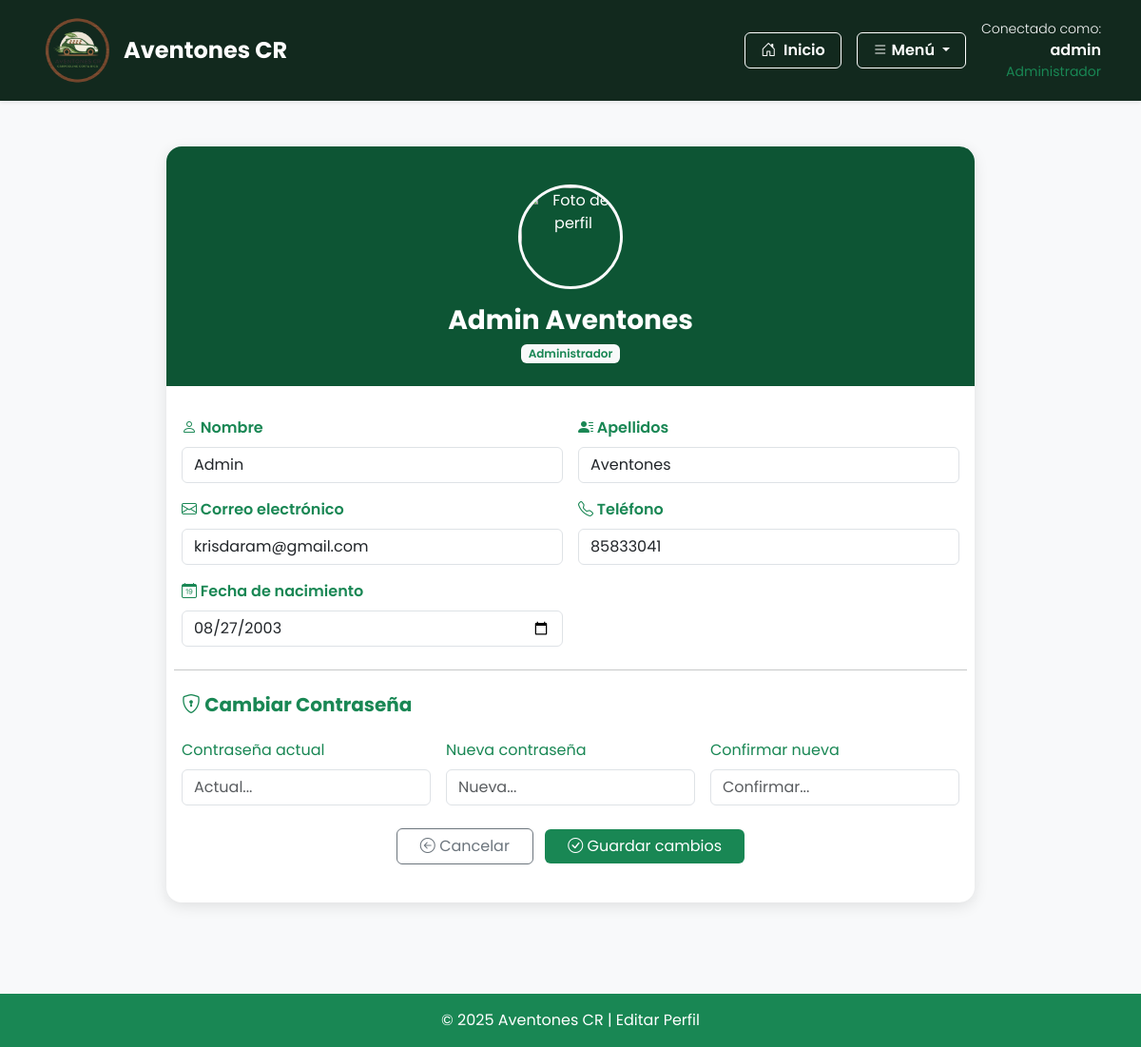
The app's page /edit_miPerfil.php (signed in) with its own data.
### tables this page shows
CREATE TABLE Usuarios (
  idUsuario INT AUTO_INCREMENT PRIMARY KEY,
  nombreUsuario VARCHAR(50) NOT NULL UNIQUE,
  contrasena VARCHAR(255) NOT NULL,       
  nombre VARCHAR(100) NOT NULL,
  apellidos VARCHAR(100) NOT NULL,
  cedula VARCHAR(30) NOT NULL UNIQUE,
  fechaNacimiento DATE NOT NULL,
  correo VARCHAR(100) NOT NULL UNIQUE,
  telefono VARCHAR(20) NOT NULL,
  fotografia VARCHAR(255) NULL,
  rol ENUM('pasajero', 'chofer', 'administrador') NOT NULL DEFAULT 'pasajero',
  fechaRegistro TIMESTAMP DEFAULT CURRENT_TIMESTAMP
);

### public/edit_miPerfil.php (the view, shortened to what this page needs)
<?php
include('includes/navbar.php');
require_once '../config/database.php';
$idUsuario = $_SESSION['user_id'];
$stmt = $pdo->prepare("SELECT * FROM usuarios WHERE idUsuario = ?");
$stmt->execute([$idUsuario]);
$usuario = $stmt->fetch(PDO::FETCH_ASSOC);
?>
<!DOCTYPE html>
<html lang="es">
<head>
  <link href="https://cdn.jsdelivr.net/npm/bootstrap@5.3.3/dist/css/bootstrap.min.css" rel="stylesheet">
  <link href="https://cdn.jsdelivr.net/npm/bootstrap-icons@1.11.1/font/bootstrap-icons.css" rel="stylesheet">
  <link rel="stylesheet" href="../css/miPerfil.css">
</head>
<body>
  <div class="container py-5">
    <div class="card mx-auto" style="max-width: 850px;">
      <div class="profile-header">
        <img src="<?= !empty($usuario['fotografia'])
                      ? 'uploads/perfiles/' . htmlspecialchars($usuario['fotografia'])
                      : 'images/avatar_default.png' ?>"
             alt="Foto de perfil" class="rounded-circle border border-3 border-light" width="110" height="110">
        <h3 class="mt-3"><?= htmlspecialchars($usuario['nombre'] . ' ' . $usuario['apellidos']) ?></h3>
        <span class="badge bg-light text-success fw-semibold"><?= ucfirst($usuario['rol']) ?></span>
      </div>
      <div class="profile-body px-3 pb-4">
        <form method="POST" class="row g-3">
          <div class="col-md-6">
            <label class="form-label fw-semibold text-success"><i class="bi bi-person"></i> Nombre</label>
            <input type="text" name="nombre" class="form-control" value="<?= htmlspecialchars($usuario['nombre']) ?>" required>
          </div>
          <div class="col-md-6">
            <label class="form-label fw-semibold text-success"><i class="bi bi-person-lines-fill"></i> Apellidos</label>
            <input type="text" name="apellidos" class="form-control" value="<?= htmlspecialchars($usuario['apellidos']) ?>" required>
          </div>
          <div class="col-md-6">
            <label class="form-label fw-semibold text-success"><i class="bi bi-envelope"></i> Correo electrónico</label>
            <input type="email" name="correo" class="form-control" value="<?= htmlspecialchars($usuario['correo']) ?>" required>
          </div>
          <div class="col-md-6">
            <label class="form-label fw-semibold text-success"><i class="bi bi-telephone"></i> Teléfono</label>
            <input type="text" name="telefono" class="form-control" value="<?= htmlspecialchars($usuario['telefono']) ?>" required>
          </div>
          <div class="col-md-6">
            <label class="form-label fw-semibold text-success"><i class="bi bi-calendar-date"></i> Fecha de nacimiento</label>
            <input type="date" name="fechaNacimiento" class="form-control" value="<?= htmlspecialchars($usuario['fechaNacimiento']) ?>">
          </div>
          <hr class="mt-4 mb-2">
          <h5 class="fw-bold text-success mb-2"><i class="bi bi-shield-lock"></i> Cambiar Contraseña</h5>
          <div class="col-md-4">
            <label class="form-label text-success">Contraseña actual</label>
            <input type="password" name="passwordActual" class="form-control" placeholder="Actual...">
          </div>
          <div class="col-md-4">
            <label class="form-label text-success">Nueva contraseña</label>
            <input type="password" name="passwordNueva" class="form-control" placeholder="Nueva...">
          </div>
          <div class="col-md-4">
            <label class="form-label text-success">Confirmar nueva</label>
            <input type="password" name="passwordConfirmar" class="form-control" placeholder="Confirmar...">
          </div>
          <div class="col-12 text-center mt-4">
            <a href="miPerfil.php" class="btn btn-outline-secondary px-4 me-2">
              <i class="bi bi-arrow-left-circle"></i> Cancelar
            </a>
            <button type="submit" class="btn btn-success px-4">
              <i class="bi bi-check-circle"></i> Guardar cambios
            </button>
          </div>
        </form>
      </div>
    </div>
  </div>
  <footer class="text-center py-3 text-white mt-5" style="background-color: #198754;">
    © 2025 Aventones CR | Editar Perfil
  </footer>
</body>
</html>

### public/css/navbar.css (style rules this page uses)
:root { --color-principal: #198754; --color-secundario: #00b894; --color-texto-navbar: #ffffff; --color-fondo-navbar: #12291e; --color-fondo-footer: #1a100b; }

### public/css/miPerfil.css (style rules this page uses)
body { background-color: #f8f9fa; font-family: 'Poppins', sans-serif; }
.card { border: none; border-radius: 1rem; box-shadow: 0 4px 15px rgba(0, 0, 0, 0.1); }
.profile-header { background-color: #0d5534; color: white; border-radius: 1rem 1rem 0 0; padding: 2.5rem 1rem 1.5rem; text-align: center; position: relative; }
.profile-header h3 { margin-top: 0.5rem; font-weight: 700; }
.profile-body { padding: 2rem; }
.btn-success { background-color: #198754; border: none; }

### records on screen
usuarios: nombre+apellidos "Admin Aventones", rol "Administrador", nombre "Admin", apellidos "Aventones", correo "krisdaram@gmail.com", telefono "85833041", fechaNacimiento "08/27/2003"

### other values on screen
$nombre "admin"
$rol "Administrador"
